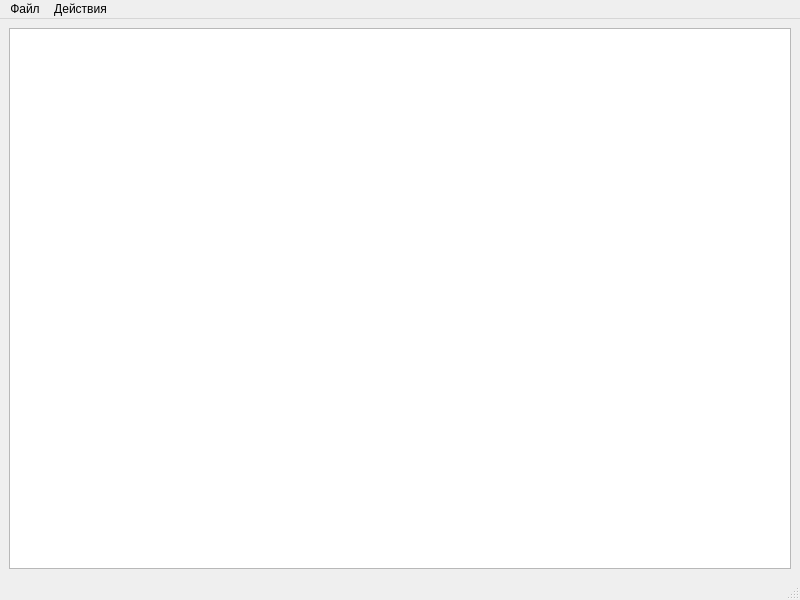
<?xml version="1.0" encoding="UTF-8"?>
<ui version="4.0">
 <class>MainWindow</class>
 <widget class="QMainWindow" name="MainWindow">
  <property name="geometry">
   <rect>
    <x>0</x>
    <y>0</y>
    <width>800</width>
    <height>600</height>
   </rect>
  </property>
  <property name="windowTitle">
   <string>MainWindow</string>
  </property>
  <widget class="QWidget" name="centralwidget">
   <layout class="QVBoxLayout" name="verticalLayout">
    <item>
     <widget class="QTextEdit" name="filetext"/>
    </item>
   </layout>
  </widget>
  <widget class="QMenuBar" name="menubar">
   <property name="geometry">
    <rect>
     <x>0</x>
     <y>0</y>
     <width>800</width>
     <height>21</height>
    </rect>
   </property>
   <widget class="QMenu" name="menu">
    <property name="title">
     <string>Файл</string>
    </property>
    <addaction name="OpenFile"/>
   </widget>
   <widget class="QMenu" name="menu_2">
    <property name="title">
     <string>Действия</string>
    </property>
    <addaction name="BuildGraph"/>
   </widget>
   <addaction name="menu"/>
   <addaction name="menu_2"/>
  </widget>
  <widget class="QStatusBar" name="statusbar"/>
  <action name="BuildGraph">
   <property name="text">
    <string>График</string>
   </property>
  </action>
  <action name="OpenFile">
   <property name="text">
    <string>Открыть</string>
   </property>
  </action>
 </widget>
 <resources/>
 <connections/>
</ui>
